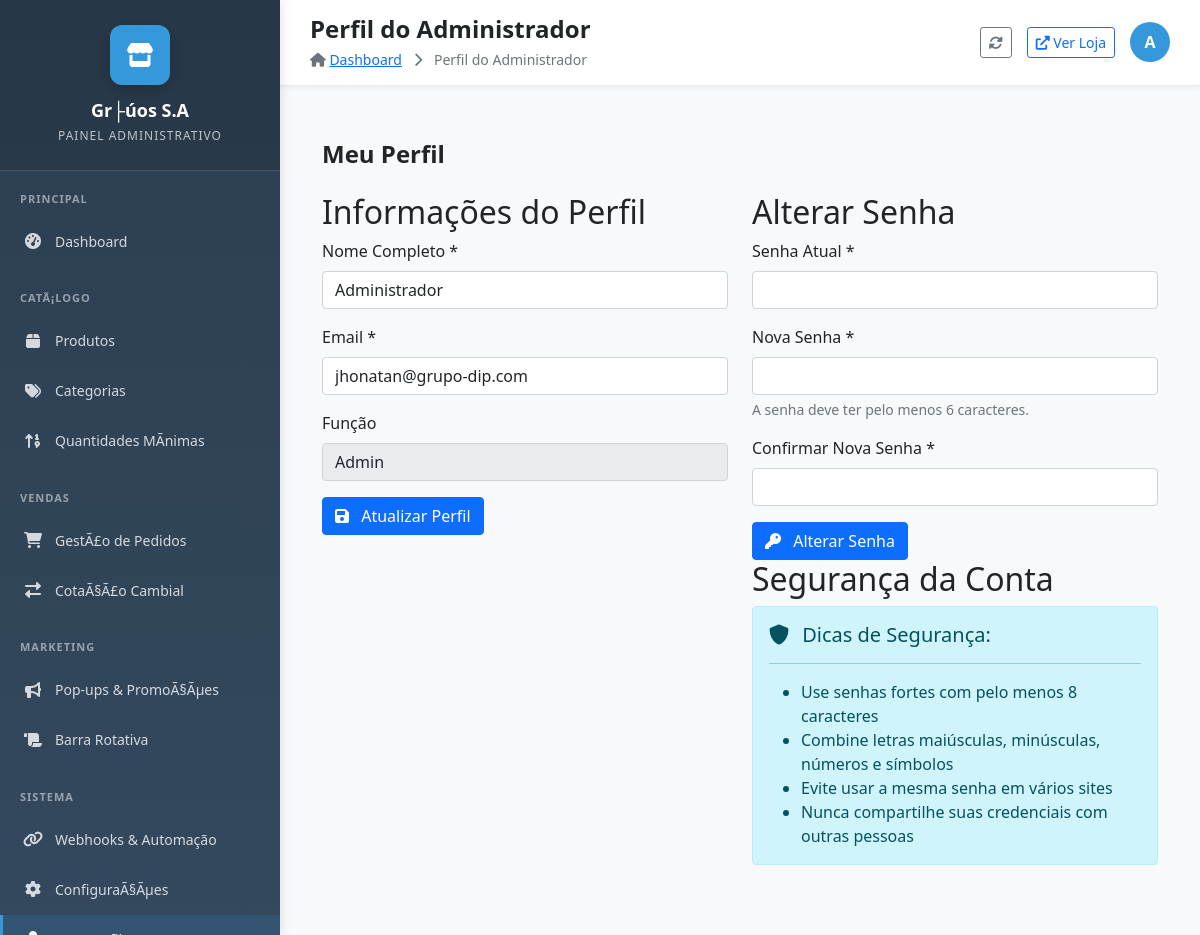
The page /admin/perfil.php (signed in) on the database its author committed.
### tables this page shows
CREATE TABLE `store_settings` (
  `id` int(11) NOT NULL AUTO_INCREMENT,
  `store_name` varchar(255) NOT NULL,
  `store_description` text DEFAULT NULL,
  `whatsapp_number` varchar(50) DEFAULT NULL,
  `shipping_rate` decimal(10,2) NOT NULL DEFAULT 1500.00,
  `address` text DEFAULT NULL,
  `business_hours` text DEFAULT NULL,
  `logo_url` varchar(255) DEFAULT NULL,
  `social_facebook` varchar(255) DEFAULT NULL,
  `social_instagram` varchar(255) DEFAULT NULL,
  `social_twitter` varchar(255) DEFAULT NULL,
  `updated_at` timestamp NOT NULL DEFAULT current_timestamp() ON UPDATE current_timestamp(),
  `contact_seller_text` varchar(255) DEFAULT 'Consultar con el vendedor' COMMENT 'Texto em espanhol para produtos sem pre├ºo',
  `default_min_quantity` int(11) DEFAULT 10 COMMENT 'Quantidade m├¡nima padr├úo para novos produtos',
  `hide_retail_price` tinyint(1) DEFAULT 0 COMMENT 'Se 1, remove pre├ºo de varejo do sistema',
  `enable_shipping` tinyint(1) DEFAULT 1 COMMENT 'Se 1 calcula frete, se 0 n├úo mostra frete',
  `shipping_control_text` varchar(255) DEFAULT 'Frete calculado automaticamente' COMMENT 'Texto explicativo para o frete',
  `enable_global_minimums` tinyint(1) DEFAULT 1 COMMENT 'Se 1 respeita m├¡nimos dos produtos, se 0 ignora todos os m├¡nimos',
  `minimum_explanation_text` varchar(255) DEFAULT 'Vendemos somente no m├¡nimo especificado' COMMENT 'Texto explicativo para m├¡nimos',
  PRIMARY KEY (`id`),
  KEY `idx_store_shipping_enabled` (`enable_shipping`),
  KEY `idx_store_minimums_enabled` (`enable_global_minimums`)
);

CREATE TABLE `users` (
  `id` int(11) NOT NULL AUTO_INCREMENT,
  `name` varchar(255) NOT NULL,
  `email` varchar(255) NOT NULL,
  `password` varchar(255) NOT NULL,
  `role` varchar(50) NOT NULL DEFAULT 'admin',
  `created_at` timestamp NOT NULL DEFAULT current_timestamp(),
  `updated_at` timestamp NOT NULL DEFAULT current_timestamp() ON UPDATE current_timestamp(),
  PRIMARY KEY (`id`),
  UNIQUE KEY `email` (`email`)
);

### admin/perfil.php (the view, shortened to what this page needs)
<?php
require_once '../includes/db_connect.php';
$user_id = $_SESSION['admin_id'];
$query = "SELECT * FROM users WHERE id = ?";
$stmt = $conn->prepare($query);
$stmt->bind_param("i", $user_id);
$stmt->execute();
$result = $stmt->get_result();
$user = $result->fetch_assoc();
$name = $user['name'];
$email = $user['email'];
$errors = [];
include 'includes/admin_layout.php';
?>
<div class="container-fluid py-4">
    <div class="d-flex justify-content-between align-items-center mb-4">
        <h1 class="page-title">Meu Perfil</h1>
    </div>
    <div class="row">
        <div class="col-md-6">
            <div class="form-section">
                <h2 class="form-section-title">Informações do Perfil</h2>
                <form action="perfil.php" method="post">
                    <div class="mb-3">
                        <label for="name" class="form-label">Nome Completo *</label>
                        <input type="text" class="form-control <?php echo isset($errors['name']) ? 'is-invalid' : ''; ?>" id="name" name="name" value="<?php echo htmlspecialchars($name); ?>" required>
                    </div>
                    <div class="mb-3">
                        <label for="email" class="form-label">Email *</label>
                        <input type="email" class="form-control <?php echo isset($errors['email']) ? 'is-invalid' : ''; ?>" id="email" name="email" value="<?php echo htmlspecialchars($email); ?>" required>
                    </div>
                    <div class="mb-3">
                        <label for="role" class="form-label">Função</label>
                        <input type="text" class="form-control" id="role" value="<?php echo ucfirst($user['role']); ?>" readonly>
                    </div>
                    <button type="submit" class="btn btn-primary">
                        <i class="fas fa-save me-2"></i> Atualizar Perfil
                    </button>
                </form>
            </div>
        </div>
        <div class="col-md-6">
            <div class="form-section">
                <h2 class="form-section-title">Alterar Senha</h2>
                <form action="perfil.php" method="post">
                    <div class="mb-3">
                        <label for="current_password" class="form-label">Senha Atual *</label>
                        <input type="password" class="form-control <?php echo isset($errors['current_password']) ? 'is-invalid' : ''; ?>" id="current_password" name="current_password" required>
                    </div>
                    <div class="mb-3">
                        <label for="new_password" class="form-label">Nova Senha *</label>
                        <input type="password" class="form-control <?php echo isset($errors['new_password']) ? 'is-invalid' : ''; ?>" id="new_password" name="new_password" required>
                        <div class="form-text">
                            A senha deve ter pelo menos 6 caracteres.
                        </div>
                    </div>
                    <div class="mb-3">
                        <label for="confirm_password" class="form-label">Confirmar Nova Senha *</label>
                        <input type="password" class="form-control <?php echo isset($errors['confirm_password']) ? 'is-invalid' : ''; ?>" id="confirm_password" name="confirm_password" required>
                    </div>
                    <button type="submit" class="btn btn-primary">
                        <i class="fas fa-key me-2"></i> Alterar Senha
                    </button>
                </form>
            </div>
            <div class="form-section">
                <h2 class="form-section-title">Segurança da Conta</h2>
                <div class="alert alert-info">
                    <h5 class="alert-heading"><i class="fas fa-shield-alt me-2"></i> Dicas de Segurança:</h5>
                    <hr>
                    <ul class="mb-0">
                        <li>Use senhas fortes com pelo menos 8 caracteres</li>
                        <li>Combine letras maiúsculas, minúsculas, números e símbolos</li>
                        <li>Evite usar a mesma senha em vários sites</li>
                        <li>Nunca compartilhe suas credenciais com outras pessoas</li>
                    </ul>
                </div>
            </div>
        </div>
    </div>
</div>
<?php
include 'includes/footer.php';
?>

### admin/includes/admin_layout.php (shortened to what this page needs)
<?php
if (!isset($store)) {
    require_once '../includes/db_connect.php';
    $store_query = "SELECT * FROM store_settings WHERE id = 1";
    $store_result = $conn->query($store_query);
    $store = $store_result->fetch_assoc();
}
$current_page = basename($_SERVER['PHP_SELF']);
$page_title = 'Painel Administrativo';
$page_titles = [
    'dashboard.php' => 'Dashboard',
    'produtos.php' => 'GestÃ£o de Produtos',
    'produto_adicionar.php' => 'Adicionar Produto',
    'produto_editar.php' => 'Editar Produto',
    'categorias.php' => 'GestÃ£o de Categorias',
    'categoria_adicionar.php' => 'Adicionar Categoria',
    'categoria_editar.php' => 'Editar Categoria',
    'pedidos.php' => 'GestÃ£o de Pedidos',
    'pedidos_melhorado.php' => 'GestÃ£o AvanÃ§ada de Pedidos',
    'pedido_detalhes.php' => 'Detalhes do Pedido',
    'cotacao.php' => 'GestÃ£o de CotaÃ§Ã£o',
    'configuracoes.php' => 'ConfiguraÃ§Ãµes da Loja',
    'perfil.php' => 'Perfil do Administrador',
    'popup_manager.php' => 'GestÃ£o de Pop-ups',
    'barra_rotativa.php' => 'Barra Rotativa',
    'gestao_quantidades_minimas.php' => 'GestÃ£o de Quantidades MÃ­nimas'
];
if (isset($page_titles[$current_page])) {
    $page_title = $page_titles[$current_page];
}
?>
<!DOCTYPE html>
<html lang="pt-BR">
<head>
    <link href="https://cdn.jsdelivr.net/npm/bootstrap@5.1.3/dist/css/bootstrap.min.css" rel="stylesheet">
    <link rel="stylesheet" href="https://cdnjs.cloudflare.com/ajax/libs/font-awesome/6.0.0/css/all.min.css">
</head>
<body>
    <nav class="admin-sidebar">
        <div class="sidebar-brand">
            <div class="brand-logo">
                <i class="fas fa-store"></i>
            </div>
            <h1 class="brand-name"><?php echo htmlspecialchars($store['store_name']); ?></h1>
            <p class="brand-subtitle">Painel Administrativo</p>
        </div>
        <div class="admin-nav">
            <div class="nav-section">
                <div class="nav-section-title">Principal</div>
                <div class="nav-item">
                    <a href="dashboard.php" class="nav-link <?php echo $current_page === 'dashboard.php' ? 'active' : ''; ?>">
                        <span class="nav-icon"><i class="fas fa-tachometer-alt"></i></span>
                        <span class="nav-text">Dashboard</span>
                    </a>
                </div>
            </div>
            <div class="nav-section">
                <div class="nav-section-title">CatÃ¡logo</div>
                <div class="nav-item">
                    <a href="produtos.php" class="nav-link <?php echo in_array($current_page, ['produtos.php', 'produto_adicionar.php', 'produto_editar.php']) ? 'active' : ''; ?>">
                        <span class="nav-icon"><i class="fas fa-box"></i></span>
                        <span class="nav-text">Produtos</span>
                    </a>
                </div>
                <div class="nav-item">
                    <a href="categorias.php" class="nav-link <?php echo in_array($current_page, ['categorias.php', 'categoria_adicionar.php', 'categoria_editar.php']) ? 'active' : ''; ?>">
                        <span class="nav-icon"><i class="fas fa-tags"></i></span>
                        <span class="nav-text">Categorias</span>
                    </a>
                </div>
                <div class="nav-item">
                    <a href="gestao_quantidades_minimas.php" class="nav-link <?php echo $current_page === 'gestao_quantidades_minimas.php' ? 'active' : ''; ?>">
                        <span class="nav-icon"><i class="fas fa-sort-numeric-up"></i></span>
                        <span class="nav-text">Quantidades MÃ­nimas</span>
                    </a>
                </div>
            </div>
            <div class="nav-section">
                <div class="nav-section-title">Vendas</div>
                <div class="nav-item">
                    <a href="pedidos.php" class="nav-link <?php echo $current_page === 'pedidos.php' ? 'active' : ''; ?>">
                        <span class="nav-icon"><i class="fas fa-shopping-cart"></i></span>
                        <span class="nav-text">GestÃ£o de Pedidos</span>
                    </a>
                </div>
                <div class="nav-item">
                    <a href="cotacao.php" class="nav-link <?php echo $current_page === 'cotacao.php' ? 'active' : ''; ?>">
                        <span class="nav-icon"><i class="fas fa-exchange-alt"></i></span>
                        <span class="nav-text">CotaÃ§Ã£o Cambial</span>
                    </a>
                </div>
            </div>
            <div class="nav-section">
                <div class="nav-section-title">Marketing</div>
                <div class="nav-item">
                    <a href="popup_manager.php" class="nav-link <?php echo $current_page === 'popup_manager.php' ? 'active' : ''; ?>">
                        <span class="nav-icon"><i class="fas fa-bullhorn"></i></span>
                        <span class="nav-text">Pop-ups & PromoÃ§Ãµes</span>
                    </a>
                </div>
                <div class="nav-item">
                    <a href="barra_rotativa.php" class="nav-link <?php echo $current_page === 'barra_rotativa.php' ? 'active' : ''; ?>">
                        <span class="nav-icon"><i class="fas fa-scroll"></i></span>
                        <span class="nav-text">Barra Rotativa</span>
                    </a>
                </div>
            </div>
            <div class="nav-section">
                <div class="nav-section-title">Sistema</div>
                <div class="nav-item">
                    <a href="webhooks.php" class="nav-link <?php echo $current_page === 'webhooks.php' ? 'active' : ''; ?>">
                        <span class="nav-icon"><i class="fas fa-link"></i></span>
                        <span class="nav-text">Webhooks & Automação</span>
                    </a>
                </div>
                <div class="nav-item">
                    <a href="configuracoes.php" class="nav-link <?php echo $current_page === 'configuracoes.php' ? 'active' : ''; ?>">
                        <span class="nav-icon"><i class="fas fa-cog"></i></span>
                        <span class="nav-text">ConfiguraÃ§Ãµes</span>
                    </a>
                </div>
                <div class="nav-item">
                    <a href="perfil.php" class="nav-link <?php echo $current_page === 'perfil.php' ? 'active' : ''; ?>">
                        <span class="nav-icon"><i class="fas fa-user"></i></span>
                        <span class="nav-text">Meu Perfil</span>
                    </a>
                </div>
            </div>
        </div>
    </nav>
    <main class="admin-main">
        <header class="admin-header">
            <div class="header-content">
                <div class="page-header">
                    <h1 class="page-title"><?php echo $page_title; ?></h1>
                    <div class="page-breadcrumb">
                        <i class="fas fa-home"></i>
                        <a href="dashboard.php">Dashboard</a>
                        <?php if ($current_page !== 'dashboard.php'): ?>
                            <i class="fas fa-chevron-right mx-2"></i>
                            <span><?php echo $page_title; ?></span>
                        <?php endif; ?>
                    </div>
                </div>
                <div class="header-actions">
                    <button class="btn btn-outline-secondary btn-sm" onclick="location.reload()" title="Atualizar pÃ¡gina">
                        <i class="fas fa-sync-alt"></i>
                    </button>
                    <a href="../index.php" class="btn btn-outline-primary btn-sm" target="_blank" title="Ver loja">
                        <i class="fas fa-external-link-alt"></i> Ver Loja
                    </a>
                    <div class="user-menu">
                        <div class="user-avatar" title="<?php echo $_SESSION['admin_user'] ?? 'Admin'; ?>">
                            <?php echo strtoupper(substr($_SESSION['admin_user'] ?? 'A', 0, 1)); ?>
                        </div>
                    </div>
                </div>
            </div>
        </header>
        <div class="admin-content">

### rows shown on the page
store_settings: store_name "Gr├úos S.A"
users: name "Administrador", email "jhonatan@grupo-dip.com", role "Admin"

### other values the page prints
$page_title "Perfil do Administrador"
substr($_SESSION['admin_user'] ?? 'A', 0, 1) "A"
